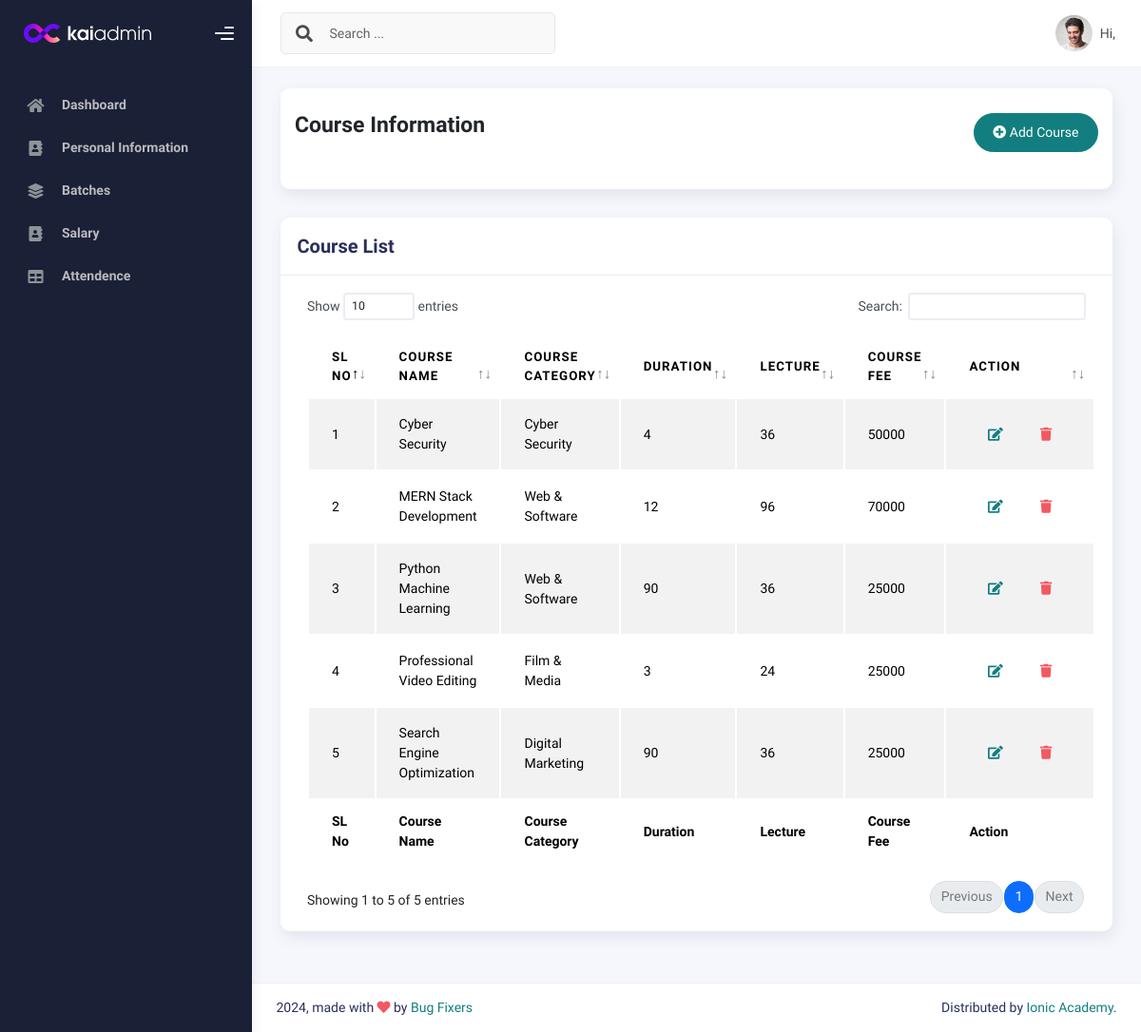
Page /courselist/ (signed in) on the committed database.
### IMSapp/models.py (models this page shows, shortened)
class CourseInfoModel(models.Model):
    CourseName=models.CharField(max_length=150, null=True)
    Sologan=models.CharField(max_length=100, null=True)
    ShortSummary=models.CharField(max_length=150, null=True)
    CourseCategory=models.ForeignKey(CourseCategoryModel,on_delete=models.SET_NULL,related_name='coursecategory', null=True)
    Lecture=models.IntegerField(null=True)
    CourseDuration=models.IntegerField(null=True)
    WeeklyClass=models.IntegerField(null=True)
    ClassDuration=models.IntegerField(null=True)
    TotalProject=models.IntegerField(null=True)
    CourseOverview=models.TextField(null=True)
    CourseCurrriculum=models.TextField(null=True)
    Software=models.TextField(max_length=200, null=True)
    CourseFor=models.TextField(null=True)
    JobPositions=models.TextField(null=True)
    CourseFee=models.IntegerField(null=True)
    IntroVideo=models.CharField(max_length=200, null=True)
    CourseImage=models.ImageField(upload_to='courseImage', null=True)

class CourseCategoryModel(models.Model):
    CategoryName = models.CharField(max_length=100,null=True)
    def __str__(self):
        return self.CategoryName

### IMSapp/courseviews.py (the view)
# urls.py: path('courselist/',courselist,name="courselist"),
@login_required
def courselist(request):
    coursedata = CourseInfoModel.objects.all()
    context = {
        'coursedata':coursedata
    }
    return render(request,'courses/courselist.html',context)

### IMSapp/templates/courses/courselist.html
{% extends "profilemaster/master.html" %}
{% block content %}
<div class="col-sm-12 col-md-12">
    <div class="card card-stats card-round">
        <div class="card-body">
            <div class="d-flex align-items-left align-items-md-center flex-column flex-md-row pt-2 pb-4">
                <div>
                    <h3 class="fw-bold mb-3">Course Information</h3>
                </div>
                <div class="ms-md-auto py-2 py-md-0">
                    <a href="{% url 'addcourse' %}" class="btn btn-primary btn-round"><i class="fas fa-plus-circle"></i> Add Course</a>
                </div>
            </div>
        </div>
    </div>
</div>
<div class="col-md-12">
    <div class="card">
      <div class="card-header">
        <h4 class="card-title">Course List</h4>
      </div>
      <div class="card-body">
        <div class="table-responsive">
          <table id="basic-datatables" class="display table table-striped table-hover">
            <thead>
              <tr>
                <th>SL No</th>
                <th>Course Name</th>
                <th>Course Category</th>
                <th>Duration</th>
                <th>Lecture</th>
                <th>Course Fee</th>
                <th>Action</th>
              </tr>
            </thead>
            <tfoot>
              <tr>
                <th>SL No</th>
                <th>Course Name</th>
                <th>Course Category</th>
                <th>Duration</th>
                <th>Lecture</th>
                <th>Course Fee</th>
                <th>Action</th>
              </tr>
            </tfoot>
            <tbody>
              {% for i in coursedata %}
                <tr>
                  <td>{{forloop.counter}}</td>
                  <td>{{i.CourseName}}</td>
                  <td>{{i.CourseCategory}}</td>
                  <td>{{i.CourseDuration}}</td>
                  <td>{{i.Lecture}}</td>
                  <td>{{i.CourseFee}}</td>
                  <td>
                    <div class="form-button-action">
                      <a href="{% url 'editcourse' i.id %}" class="btn btn-link btn-primary btn-md">
                        <i class="fa fa-edit"></i>
                      </a>
                      <a href="{% url 'deletecourse' i.id %}" class="btn btn-link btn-danger btn-md">
                        <i class="fa fa-trash"></i>
                      </a>
                    </div>
                  </td>
                </tr>
              {% endfor %}
            </tbody>
          </table>
        </div>
      </div>
    </div>
  </div>
{% endblock content %}

### rows in the picture
CourseInfoModel: CourseName "Cyber Security", CourseCategory "Cyber Security", CourseDuration "4", Lecture "36", CourseFee "50000"
CourseInfoModel: CourseName "MERN Stack Development", CourseCategory "Web & Software", CourseDuration "12", Lecture "96", CourseFee "70000"
CourseInfoModel: CourseName "Python Machine Learning", CourseCategory "Web & Software", CourseDuration "90", Lecture "36", CourseFee "25000"
CourseInfoModel: CourseName "Professional Video Editing", CourseCategory "Film & Media", CourseDuration "3", Lecture "24", CourseFee "25000"
CourseInfoModel: CourseName "Search Engine Optimization", CourseCategory "Digital Marketing", CourseDuration "90", Lecture "36", CourseFee "25000"
